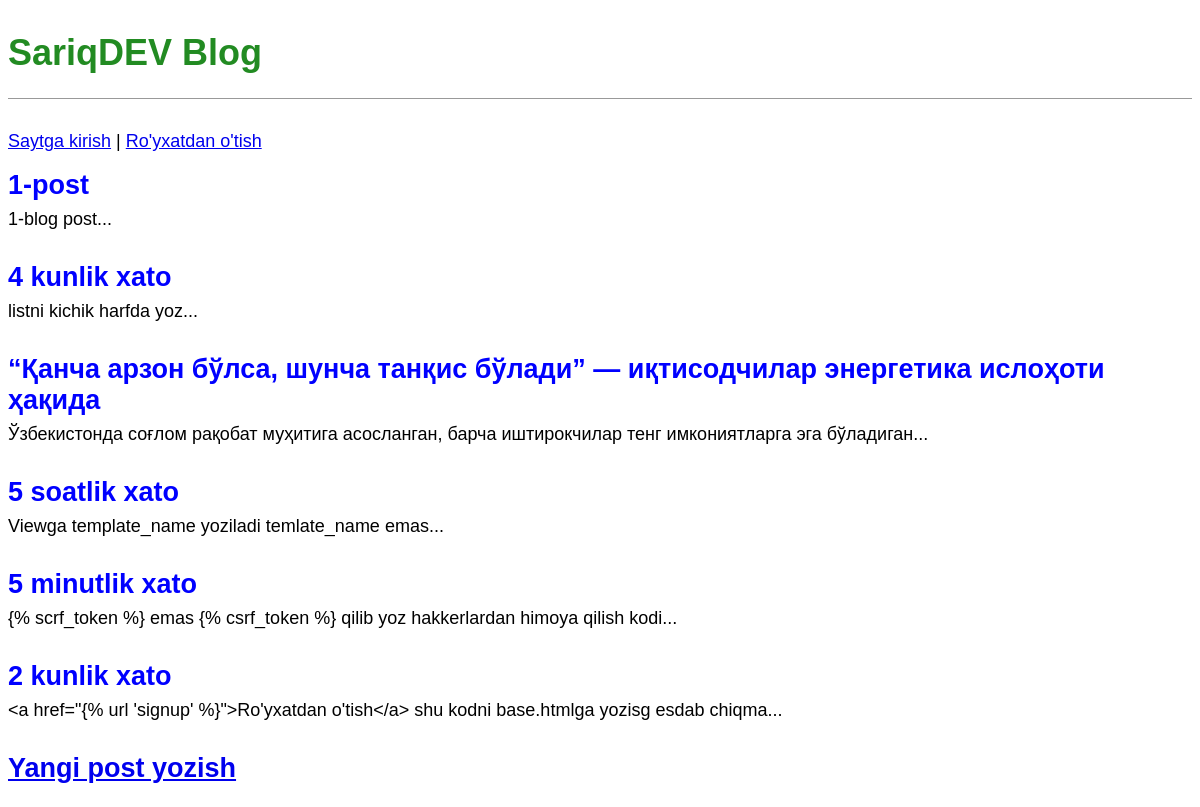
The page / on the database its author committed.
### blog/models.py (models this page shows, shortened)
class Post(models.Model):
    title = models.CharField(max_length=200)
    author = models.ForeignKey(
        'auth.User',
        on_delete=models.CASCADE,
    )
    body = models.TextField()

### blog/views.py (the view)
# urls.py: path('',BlogListView.as_view(),name='home'),
class BlogListView(ListView):
    model = Post
    template_name = 'home.html'

### templates/home.html
{% extends 'base.html' %}
{% block content %}
    {% for post in object_list %}
        <div class="post-entry">
            <h2><a href="{% url 'post_detail' post.pk %}">{{ post.title }}</a></h2>
            <p>{{ post.body | slice:":100" }}...</p>
        </div>
    {% endfor %}
{% endblock content %}

### templates/base.html (shortened to what this page needs)
<!DOCTYPE html>
{% load static %}
<html lang="en">
<head>
    <link rel="stylesheet" href="{% static 'css/base.css' %}">
</head>
<body>
    <header>
        <h1><a href="{% url 'home' %}">SariqDEV Blog</a></h1>
    </header>
    {% if user.is_authenticated %}
        <p>Xush kelibsiz, {{ user.username }}!</p>
        <p><a href="{% url 'logout' %}">Chiqib ketish</a></p>
    {% else %}
        <p>
            <a href="{% url 'login' %}">Saytga kirish</a> |
            <a href="{% url 'signup' %}">Ro'yxatdan o'tish</a>
        </p>
    {% endif %}
    <div>
        {% block content %}
        {% endblock content %}
    </div>
    <footer>
        <h2><a href="{% url 'post_new' %}">Yangi post yozish</a></h2>
    </footer>
</body>
</html>

### static/css/base.css (style rules this page uses)
header { border-bottom: 1px solid #999; margin-bottom: 2rem; display: flex; }
body { font-family: 'Noto Sans JP', sans-serif; font-size: 18px; }
header h1 a { color: ForestGreen; text-decoration: none; }
.post-entry { margin-bottom: 2rem; }
.post-entry h2 { margin: 0.5rem 0; }
.post-entry h2 a, .post-entry h2 a:visited { color: blue; text-decoration: none; }
.post-entry p { margin: 0; font-weight: 400; }

### rows shown on the page
Post: title "1-post", body "1-blog post"
Post: title "4 kunlik xato", body "listni kichik harfda yoz"
Post: title "“Қанча арзон бўлса, шунча танқис бўлади” — иқтисодчилар энергетика ислоҳоти ҳақида", body "Ўзбекистонда соғлом рақобат муҳитига асосланган, барча иштирокчилар тенг имкониятларга эга бўладиган"
Post: title "5 soatlik xato", body "Viewga template_name yoziladi temlate_name emas"
Post: title "5 minutlik xato", body "{% scrf_token %} emas {% csrf_token %} qilib yoz hakkerlardan himoya qilish kodi"
Post: title "2 kunlik xato", body "<a href=\"{% url 'signup' %}\">Ro'yxatdan o'tish</a> shu kodni base.htmlga yozisg esdab chiqma"
